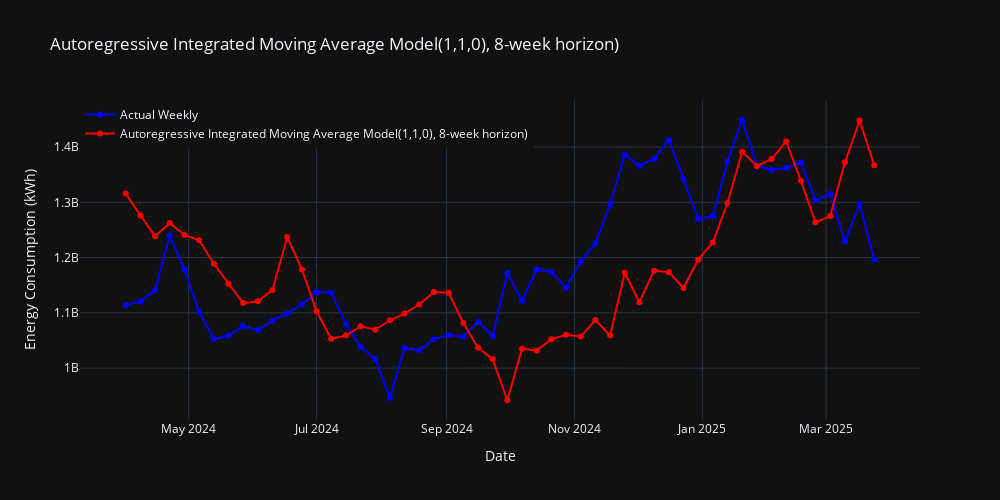

Source (notebook cell):
### Markdown cell above
## ARIMA

### Code cell
import pandas as pd
from darts import TimeSeries
from darts.models import ARIMA
from darts.metrics import mape
import plotly.graph_objects as go
import plotly.io as pio

# Ensure consistent lengths
min_len = min(len(time_index), len(energy_consumption_data))
time_index = time_index[:min_len]
energy_consumption_data = energy_consumption_data[:min_len]

# --- Convert to Darts TimeSeries (WEEKLY) ---
series = TimeSeries.from_times_and_values(
    pd.DatetimeIndex(time_index),
    energy_consumption_data,
    fill_missing_dates=True,
)

model = ARIMA(1, 1, 0)  # ARIMA(1,1,0) with yearly seasonality
horizon = 8            
start = len(series) - 52 - horizon + 1

forecast = model.historical_forecasts(
    series=series,
    start=start,
    forecast_horizon=horizon,
    stride=1,
    retrain=True,
    train_length=104,
    last_points_only=True,
    show_warnings=False  # Optional: suppress warning messages
)

# --- Align actual values ---
actual = series.slice(forecast.start_time(), forecast.end_time())

# Convert to Pandas
actual_df = actual.pd_series().to_frame(name="Actual")
forecast_df = forecast.pd_series().to_frame(name="Forecast")

fig = go.Figure()

# Actual values
fig.add_trace(go.Scatter(
    x=actual_df.index,
    y=actual_df["Actual"],
    mode='lines+markers',
    name='Actual Weekly',
    line=dict(color='blue')
))

# Forecast values
fig.add_trace(go.Scatter(
    x=forecast_df.index,
    y=forecast_df["Forecast"],
    mode='lines+markers',
    name='Autoregressive Integrated Moving Average Model(1,1,0), 8-week horizon)',
    line=dict(color='red')
))

# Layout
fig.update_layout(
    title="Autoregressive Integrated Moving Average Model(1,1,0), 8-week horizon)",
    xaxis_title="Date",
    yaxis_title="Energy Consumption (kWh)",
    legend=dict(x=0, y=1),
    template="plotly_dark",
    width=1000,
    height=500
)

# Show plot
fig.show()

# --- Save JSON for Next.js ---
pio.write_json(
    fig,
    "/Users/omarabdesslem/Documents/Projects/Thesis-Website/public/ARIMA/ARIMA_data.json",
    pretty=True
)

# --- Evaluate and save MAPE ---
if len(actual) == len(forecast):
    mape_score = mape(actual, forecast)
    print(f"MAPE (Weekly, 8-week Horizon): {mape_score:.2f}%")

    with open("/Users/omarabdesslem/Documents/Projects/Thesis-Website/public/ARIMA/arima_mape.txt", "w") as f:
        f.write(f"{mape_score:.2f}")
else:
    print("Forecast and actual series do not match in length.")

### Figure 1 — Plotly figure (JSON) as saved in the notebook; plotly's stock layout.template omitted (floating-point values rounded to 4 significant figures)
{"data": [{"line": {"color": "blue"}, "mode": "lines+markers", "name": "Actual Weekly", "type": "scatter", "x": ["2024-04-01T00:00:00", "2024-04-08T00:00:00", "2024-04-15T00:00:00", "2024-04-22T00:00:00", "2024-04-29T00:00:00", "2024-05-06T00:00:00", "2024-05-13T00:00:00", "2024-05-20T00:00:00", "2024-05-27T00:00:00", "2024-06-03T00:00:00", "2024-06-10T00:00:00", "2024-06-17T00:00:00", "2024-06-24T00:00:00", "2024-07-01T00:00:00", "2024-07-08T00:00:00", "2024-07-15T00:00:00", "2024-07-22T00:00:00", "2024-07-29T00:00:00", "2024-08-05T00:00:00", "2024-08-12T00:00:00", "2024-08-19T00:00:00", "2024-08-26T00:00:00", "2024-09-02T00:00:00", "2024-09-09T00:00:00", "2024-09-16T00:00:00", "2024-09-23T00:00:00", "2024-09-30T00:00:00", "2024-10-07T00:00:00", "2024-10-14T00:00:00", "2024-10-21T00:00:00", "2024-10-28T00:00:00", "2024-11-04T00:00:00", "2024-11-11T00:00:00", "2024-11-18T00:00:00", "2024-11-25T00:00:00", "2024-12-02T00:00:00", "2024-12-09T00:00:00", "2024-12-16T00:00:00", "2024-12-23T00:00:00", "2024-12-30T00:00:00", "2025-01-06T00:00:00", "2025-01-13T00:00:00", "2025-01-20T00:00:00", "2025-01-27T00:00:00", "2025-02-03T00:00:00", "2025-02-10T00:00:00", "2025-02-17T00:00:00", "2025-02-24T00:00:00", "2025-03-03T00:00:00", "2025-03-10T00:00:00", "2025-03-17T00:00:00", "2025-03-24T00:00:00"], "y": [1114000000.0, 1121000000.0, 1141000000.0, 1240000000.0, 1179000000.0, 1102000000.0, 1053000000.0, 1059000000.0, 1076000000.0, 1069000000.0, 1086000000.0, 1099000000.0, 1116000000.0, 1138000000.0, 1136000000.0, 1080000000.0, 1039000000.0, 1016000000.0, 945700000.0, 1036000000.0, 1032000000.0, 1052000000.0, 1060000000.0, 1057000000.0, 1084000000.0, 1058000000.0, 1172000000.0, 1122000000.0, 1179000000.0, 1174000000.0, 1145000000.0, 1193000000.0, 1225000000.0, 1296000000.0, 1387000000.0, 1366000000.0, 1379000000.0, 1413000000.0, 1342000000.0, 1270000000.0, 1275000000.0, 1374000000.0, 1449000000.0, 1366000000.0, 1359000000.0, 1362000000.0, 1372000000.0, 1304000000.0, 1315000000.0, 1229000000.0, 1297000000.0, 1196000000.0]}, {"line": {"color": "red"}, "mode": "lines+markers", "name": "Autoregressive Integrated Moving Average Model(1,1,0), 8-week horizon)", "type": "scatter", "x": ["2024-04-01T00:00:00", "2024-04-08T00:00:00", "2024-04-15T00:00:00", "2024-04-22T00:00:00", "2024-04-29T00:00:00", "2024-05-06T00:00:00", "2024-05-13T00:00:00", "2024-05-20T00:00:00", "2024-05-27T00:00:00", "2024-06-03T00:00:00", "2024-06-10T00:00:00", "2024-06-17T00:00:00", "2024-06-24T00:00:00", "2024-07-01T00:00:00", "2024-07-08T00:00:00", "2024-07-15T00:00:00", "2024-07-22T00:00:00", "2024-07-29T00:00:00", "2024-08-05T00:00:00", "2024-08-12T00:00:00", "2024-08-19T00:00:00", "2024-08-26T00:00:00", "2024-09-02T00:00:00", "2024-09-09T00:00:00", "2024-09-16T00:00:00", "2024-09-23T00:00:00", "2024-09-30T00:00:00", "2024-10-07T00:00:00", "2024-10-14T00:00:00", "2024-10-21T00:00:00", "2024-10-28T00:00:00", "2024-11-04T00:00:00", "2024-11-11T00:00:00", "2024-11-18T00:00:00", "2024-11-25T00:00:00", "2024-12-02T00:00:00", "2024-12-09T00:00:00", "2024-12-16T00:00:00", "2024-12-23T00:00:00", "2024-12-30T00:00:00", "2025-01-06T00:00:00", "2025-01-13T00:00:00", "2025-01-20T00:00:00", "2025-01-27T00:00:00", "2025-02-03T00:00:00", "2025-02-10T00:00:00", "2025-02-17T00:00:00", "2025-02-24T00:00:00", "2025-03-03T00:00:00", "2025-03-10T00:00:00", "2025-03-17T00:00:00", "2025-03-24T00:00:00"], "y": [1316000000.0, 1276000000.0, 1239000000.0, 1262000000.0, 1241000000.0, 1231000000.0, 1189000000.0, 1153000000.0, 1118000000.0, 1121000000.0, 1142000000.0, 1237000000.0, 1179000000.0, 1103000000.0, 1053000000.0, 1059000000.0, 1076000000.0, 1069000000.0, 1087000000.0, 1099000000.0, 1115000000.0, 1138000000.0, 1136000000.0, 1082000000.0, 1037000000.0, 1016000000.0, 941800000.0, 1035000000.0, 1032000000.0, 1052000000.0, 1060000000.0, 1057000000.0, 1087000000.0, 1059000000.0, 1173000000.0, 1119000000.0, 1176000000.0, 1174000000.0, 1145000000.0, 1196000000.0, 1227000000.0, 1299000000.0, 1392000000.0, 1366000000.0, 1378000000.0, 1410000000.0, 1339000000.0, 1264000000.0, 1275000000.0, 1372000000.0, 1448000000.0, 1367000000.0]}], "layout": {"height": 500, "legend": {"x": 0, "y": 1}, "title": {"text": "Autoregressive Integrated Moving Average Model(1,1,0), 8-week horizon)"}, "width": 1000, "xaxis": {"title": {"text": "Date"}}, "yaxis": {"title": {"text": "Energy Consumption (kWh)"}}}}
